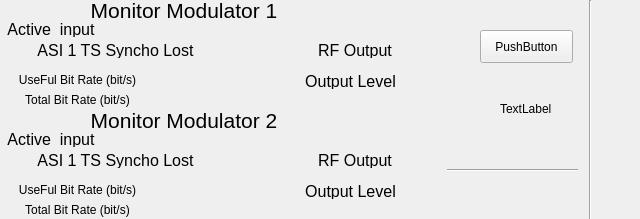
<?xml version="1.0" encoding="UTF-8"?>
<ui version="4.0">
 <class>ModulatorForm</class>
 <widget class="QWidget" name="ModulatorForm">
  <property name="geometry">
   <rect>
    <x>0</x>
    <y>0</y>
    <width>640</width>
    <height>219</height>
   </rect>
  </property>
  <property name="windowTitle">
   <string>Модулятор1</string>
  </property>
  <widget class="QWidget" name="horizontalLayoutWidget">
   <property name="geometry">
    <rect>
     <x>-1</x>
     <y>-1</y>
     <width>371</width>
     <height>22</height>
    </rect>
   </property>
   <layout class="QHBoxLayout" name="horizontalLayout">
    <item>
     <widget class="QLabel" name="labelMon1">
      <property name="maximumSize">
       <size>
        <width>220</width>
        <height>20</height>
       </size>
      </property>
      <property name="font">
       <font>
        <pointsize>16</pointsize>
       </font>
      </property>
      <property name="text">
       <string>Monitor Modulator 1</string>
      </property>
      <property name="alignment">
       <set>Qt::AlignCenter</set>
      </property>
     </widget>
    </item>
   </layout>
  </widget>
  <widget class="QWidget" name="horizontalLayoutWidget_2">
   <property name="geometry">
    <rect>
     <x>0</x>
     <y>0</y>
     <width>411</width>
     <height>111</height>
    </rect>
   </property>
   <layout class="QHBoxLayout" name="horizontalLayout_2"/>
  </widget>
  <widget class="QWidget" name="horizontalLayoutWidget_4">
   <property name="geometry">
    <rect>
     <x>0</x>
     <y>20</y>
     <width>102</width>
     <height>18</height>
    </rect>
   </property>
   <layout class="QHBoxLayout" name="horizontalLayout_4">
    <item>
     <widget class="QLabel" name="labelActive">
      <property name="sizePolicy">
       <sizepolicy hsizetype="Preferred" vsizetype="Preferred">
        <horstretch>0</horstretch>
        <verstretch>0</verstretch>
       </sizepolicy>
      </property>
      <property name="maximumSize">
       <size>
        <width>155</width>
        <height>16</height>
       </size>
      </property>
      <property name="sizeIncrement">
       <size>
        <width>0</width>
        <height>0</height>
       </size>
      </property>
      <property name="font">
       <font>
        <pointsize>12</pointsize>
       </font>
      </property>
      <property name="mouseTracking">
       <bool>false</bool>
      </property>
      <property name="layoutDirection">
       <enum>Qt::LeftToRight</enum>
      </property>
      <property name="text">
       <string>Active_input</string>
      </property>
      <property name="alignment">
       <set>Qt::AlignCenter</set>
      </property>
     </widget>
    </item>
   </layout>
  </widget>
  <widget class="QWidget" name="verticalLayoutWidget">
   <property name="geometry">
    <rect>
     <x>30</x>
     <y>40</y>
     <width>171</width>
     <height>21</height>
    </rect>
   </property>
   <layout class="QVBoxLayout" name="verticalLayout">
    <item>
     <widget class="QLabel" name="labelASI">
      <property name="sizePolicy">
       <sizepolicy hsizetype="Preferred" vsizetype="Preferred">
        <horstretch>0</horstretch>
        <verstretch>0</verstretch>
       </sizepolicy>
      </property>
      <property name="maximumSize">
       <size>
        <width>180</width>
        <height>16</height>
       </size>
      </property>
      <property name="sizeIncrement">
       <size>
        <width>0</width>
        <height>0</height>
       </size>
      </property>
      <property name="font">
       <font>
        <pointsize>12</pointsize>
       </font>
      </property>
      <property name="mouseTracking">
       <bool>false</bool>
      </property>
      <property name="layoutDirection">
       <enum>Qt::LeftToRight</enum>
      </property>
      <property name="text">
       <string>ASI 1 TS Syncho Lost</string>
      </property>
      <property name="alignment">
       <set>Qt::AlignCenter</set>
      </property>
     </widget>
    </item>
   </layout>
  </widget>
  <widget class="QWidget" name="verticalLayoutWidget_2">
   <property name="geometry">
    <rect>
     <x>300</x>
     <y>40</y>
     <width>110</width>
     <height>21</height>
    </rect>
   </property>
   <layout class="QVBoxLayout" name="verticalLayout_2">
    <item>
     <widget class="QLabel" name="labelRFout">
      <property name="sizePolicy">
       <sizepolicy hsizetype="Preferred" vsizetype="Preferred">
        <horstretch>0</horstretch>
        <verstretch>0</verstretch>
       </sizepolicy>
      </property>
      <property name="maximumSize">
       <size>
        <width>155</width>
        <height>16</height>
       </size>
      </property>
      <property name="sizeIncrement">
       <size>
        <width>0</width>
        <height>0</height>
       </size>
      </property>
      <property name="font">
       <font>
        <pointsize>12</pointsize>
       </font>
      </property>
      <property name="mouseTracking">
       <bool>false</bool>
      </property>
      <property name="layoutDirection">
       <enum>Qt::LeftToRight</enum>
      </property>
      <property name="text">
       <string>RF Output</string>
      </property>
      <property name="alignment">
       <set>Qt::AlignCenter</set>
      </property>
     </widget>
    </item>
   </layout>
  </widget>
  <widget class="QWidget" name="verticalLayoutWidget_3">
   <property name="geometry">
    <rect>
     <x>0</x>
     <y>90</y>
     <width>161</width>
     <height>21</height>
    </rect>
   </property>
   <layout class="QVBoxLayout" name="verticalLayout_3">
    <item>
     <widget class="QLabel" name="labelTotal">
      <property name="sizePolicy">
       <sizepolicy hsizetype="Preferred" vsizetype="Preferred">
        <horstretch>0</horstretch>
        <verstretch>0</verstretch>
       </sizepolicy>
      </property>
      <property name="maximumSize">
       <size>
        <width>155</width>
        <height>16</height>
       </size>
      </property>
      <property name="sizeIncrement">
       <size>
        <width>0</width>
        <height>0</height>
       </size>
      </property>
      <property name="mouseTracking">
       <bool>false</bool>
      </property>
      <property name="layoutDirection">
       <enum>Qt::LeftToRight</enum>
      </property>
      <property name="text">
       <string>Total Bit Rate (bit/s)</string>
      </property>
      <property name="alignment">
       <set>Qt::AlignCenter</set>
      </property>
     </widget>
    </item>
   </layout>
  </widget>
  <widget class="QWidget" name="verticalLayoutWidget_4">
   <property name="geometry">
    <rect>
     <x>0</x>
     <y>70</y>
     <width>161</width>
     <height>21</height>
    </rect>
   </property>
   <layout class="QVBoxLayout" name="verticalLayout_4">
    <item>
     <widget class="QLabel" name="labelUserF">
      <property name="sizePolicy">
       <sizepolicy hsizetype="Preferred" vsizetype="Preferred">
        <horstretch>0</horstretch>
        <verstretch>0</verstretch>
       </sizepolicy>
      </property>
      <property name="maximumSize">
       <size>
        <width>155</width>
        <height>16</height>
       </size>
      </property>
      <property name="sizeIncrement">
       <size>
        <width>0</width>
        <height>0</height>
       </size>
      </property>
      <property name="mouseTracking">
       <bool>false</bool>
      </property>
      <property name="layoutDirection">
       <enum>Qt::LeftToRight</enum>
      </property>
      <property name="text">
       <string>UseFul Bit Rate (bit/s)</string>
      </property>
      <property name="alignment">
       <set>Qt::AlignCenter</set>
      </property>
     </widget>
    </item>
   </layout>
  </widget>
  <widget class="QWidget" name="verticalLayoutWidget_5">
   <property name="geometry">
    <rect>
     <x>290</x>
     <y>71</y>
     <width>121</width>
     <height>21</height>
    </rect>
   </property>
   <layout class="QVBoxLayout" name="verticalLayout_5">
    <item>
     <widget class="QLabel" name="labelLevel">
      <property name="sizePolicy">
       <sizepolicy hsizetype="Preferred" vsizetype="Preferred">
        <horstretch>0</horstretch>
        <verstretch>0</verstretch>
       </sizepolicy>
      </property>
      <property name="maximumSize">
       <size>
        <width>155</width>
        <height>16</height>
       </size>
      </property>
      <property name="sizeIncrement">
       <size>
        <width>0</width>
        <height>0</height>
       </size>
      </property>
      <property name="font">
       <font>
        <pointsize>12</pointsize>
       </font>
      </property>
      <property name="mouseTracking">
       <bool>false</bool>
      </property>
      <property name="layoutDirection">
       <enum>Qt::LeftToRight</enum>
      </property>
      <property name="text">
       <string>Output Level</string>
      </property>
      <property name="alignment">
       <set>Qt::AlignCenter</set>
      </property>
     </widget>
    </item>
   </layout>
  </widget>
  <widget class="QWidget" name="verticalLayoutWidget_6">
   <property name="geometry">
    <rect>
     <x>160</x>
     <y>70</y>
     <width>101</width>
     <height>21</height>
    </rect>
   </property>
   <layout class="QVBoxLayout" name="verticalLayout_6"/>
  </widget>
  <widget class="QWidget" name="verticalLayoutWidget_7">
   <property name="geometry">
    <rect>
     <x>160</x>
     <y>90</y>
     <width>101</width>
     <height>21</height>
    </rect>
   </property>
   <layout class="QVBoxLayout" name="verticalLayout_7"/>
  </widget>
  <widget class="QWidget" name="verticalLayoutWidget_8">
   <property name="geometry">
    <rect>
     <x>300</x>
     <y>90</y>
     <width>101</width>
     <height>21</height>
    </rect>
   </property>
   <layout class="QVBoxLayout" name="verticalLayout_8"/>
  </widget>
  <widget class="QWidget" name="verticalLayoutWidget_9">
   <property name="geometry">
    <rect>
     <x>0</x>
     <y>200</y>
     <width>161</width>
     <height>21</height>
    </rect>
   </property>
   <layout class="QVBoxLayout" name="verticalLayout_9">
    <item>
     <widget class="QLabel" name="labelTotal_2">
      <property name="sizePolicy">
       <sizepolicy hsizetype="Preferred" vsizetype="Preferred">
        <horstretch>0</horstretch>
        <verstretch>0</verstretch>
       </sizepolicy>
      </property>
      <property name="maximumSize">
       <size>
        <width>155</width>
        <height>16</height>
       </size>
      </property>
      <property name="sizeIncrement">
       <size>
        <width>0</width>
        <height>0</height>
       </size>
      </property>
      <property name="mouseTracking">
       <bool>false</bool>
      </property>
      <property name="layoutDirection">
       <enum>Qt::LeftToRight</enum>
      </property>
      <property name="text">
       <string>Total Bit Rate (bit/s)</string>
      </property>
      <property name="alignment">
       <set>Qt::AlignCenter</set>
      </property>
     </widget>
    </item>
   </layout>
  </widget>
  <widget class="QWidget" name="verticalLayoutWidget_10">
   <property name="geometry">
    <rect>
     <x>300</x>
     <y>150</y>
     <width>110</width>
     <height>21</height>
    </rect>
   </property>
   <layout class="QVBoxLayout" name="verticalLayout_10">
    <item>
     <widget class="QLabel" name="labelRFout_2">
      <property name="sizePolicy">
       <sizepolicy hsizetype="Preferred" vsizetype="Preferred">
        <horstretch>0</horstretch>
        <verstretch>0</verstretch>
       </sizepolicy>
      </property>
      <property name="maximumSize">
       <size>
        <width>155</width>
        <height>16</height>
       </size>
      </property>
      <property name="sizeIncrement">
       <size>
        <width>0</width>
        <height>0</height>
       </size>
      </property>
      <property name="font">
       <font>
        <pointsize>12</pointsize>
       </font>
      </property>
      <property name="mouseTracking">
       <bool>false</bool>
      </property>
      <property name="layoutDirection">
       <enum>Qt::LeftToRight</enum>
      </property>
      <property name="text">
       <string>RF Output</string>
      </property>
      <property name="alignment">
       <set>Qt::AlignCenter</set>
      </property>
     </widget>
    </item>
   </layout>
  </widget>
  <widget class="QWidget" name="verticalLayoutWidget_11">
   <property name="geometry">
    <rect>
     <x>160</x>
     <y>200</y>
     <width>101</width>
     <height>21</height>
    </rect>
   </property>
   <layout class="QVBoxLayout" name="verticalLayout_11"/>
  </widget>
  <widget class="QWidget" name="verticalLayoutWidget_12">
   <property name="geometry">
    <rect>
     <x>290</x>
     <y>181</y>
     <width>121</width>
     <height>21</height>
    </rect>
   </property>
   <layout class="QVBoxLayout" name="verticalLayout_12">
    <item>
     <widget class="QLabel" name="labelLevel_2">
      <property name="sizePolicy">
       <sizepolicy hsizetype="Preferred" vsizetype="Preferred">
        <horstretch>0</horstretch>
        <verstretch>0</verstretch>
       </sizepolicy>
      </property>
      <property name="maximumSize">
       <size>
        <width>155</width>
        <height>16</height>
       </size>
      </property>
      <property name="sizeIncrement">
       <size>
        <width>0</width>
        <height>0</height>
       </size>
      </property>
      <property name="font">
       <font>
        <pointsize>12</pointsize>
       </font>
      </property>
      <property name="mouseTracking">
       <bool>false</bool>
      </property>
      <property name="layoutDirection">
       <enum>Qt::LeftToRight</enum>
      </property>
      <property name="text">
       <string>Output Level</string>
      </property>
      <property name="alignment">
       <set>Qt::AlignCenter</set>
      </property>
     </widget>
    </item>
   </layout>
  </widget>
  <widget class="QWidget" name="verticalLayoutWidget_13">
   <property name="geometry">
    <rect>
     <x>160</x>
     <y>180</y>
     <width>101</width>
     <height>21</height>
    </rect>
   </property>
   <layout class="QVBoxLayout" name="verticalLayout_13"/>
  </widget>
  <widget class="QWidget" name="verticalLayoutWidget_14">
   <property name="geometry">
    <rect>
     <x>30</x>
     <y>150</y>
     <width>171</width>
     <height>21</height>
    </rect>
   </property>
   <layout class="QVBoxLayout" name="verticalLayout_14">
    <item>
     <widget class="QLabel" name="labelASI_2">
      <property name="sizePolicy">
       <sizepolicy hsizetype="Preferred" vsizetype="Preferred">
        <horstretch>0</horstretch>
        <verstretch>0</verstretch>
       </sizepolicy>
      </property>
      <property name="maximumSize">
       <size>
        <width>180</width>
        <height>16</height>
       </size>
      </property>
      <property name="sizeIncrement">
       <size>
        <width>0</width>
        <height>0</height>
       </size>
      </property>
      <property name="font">
       <font>
        <pointsize>12</pointsize>
       </font>
      </property>
      <property name="mouseTracking">
       <bool>false</bool>
      </property>
      <property name="layoutDirection">
       <enum>Qt::LeftToRight</enum>
      </property>
      <property name="text">
       <string>ASI 1 TS Syncho Lost</string>
      </property>
      <property name="alignment">
       <set>Qt::AlignCenter</set>
      </property>
     </widget>
    </item>
   </layout>
  </widget>
  <widget class="QWidget" name="horizontalLayoutWidget_5">
   <property name="geometry">
    <rect>
     <x>0</x>
     <y>130</y>
     <width>102</width>
     <height>18</height>
    </rect>
   </property>
   <layout class="QHBoxLayout" name="horizontalLayout_5">
    <item>
     <widget class="QLabel" name="labelActive_2">
      <property name="sizePolicy">
       <sizepolicy hsizetype="Preferred" vsizetype="Preferred">
        <horstretch>0</horstretch>
        <verstretch>0</verstretch>
       </sizepolicy>
      </property>
      <property name="maximumSize">
       <size>
        <width>155</width>
        <height>16</height>
       </size>
      </property>
      <property name="sizeIncrement">
       <size>
        <width>0</width>
        <height>0</height>
       </size>
      </property>
      <property name="font">
       <font>
        <pointsize>12</pointsize>
       </font>
      </property>
      <property name="mouseTracking">
       <bool>false</bool>
      </property>
      <property name="layoutDirection">
       <enum>Qt::LeftToRight</enum>
      </property>
      <property name="text">
       <string>Active_input</string>
      </property>
      <property name="alignment">
       <set>Qt::AlignCenter</set>
      </property>
     </widget>
    </item>
   </layout>
  </widget>
  <widget class="QWidget" name="horizontalLayoutWidget_6">
   <property name="geometry">
    <rect>
     <x>-1</x>
     <y>109</y>
     <width>371</width>
     <height>22</height>
    </rect>
   </property>
   <layout class="QHBoxLayout" name="horizontalLayout_6">
    <item>
     <widget class="QLabel" name="labelMon2">
      <property name="maximumSize">
       <size>
        <width>220</width>
        <height>20</height>
       </size>
      </property>
      <property name="font">
       <font>
        <pointsize>16</pointsize>
       </font>
      </property>
      <property name="text">
       <string>Monitor Modulator 2</string>
      </property>
      <property name="alignment">
       <set>Qt::AlignCenter</set>
      </property>
     </widget>
    </item>
   </layout>
  </widget>
  <widget class="QWidget" name="verticalLayoutWidget_15">
   <property name="geometry">
    <rect>
     <x>0</x>
     <y>180</y>
     <width>161</width>
     <height>21</height>
    </rect>
   </property>
   <layout class="QVBoxLayout" name="verticalLayout_15">
    <item>
     <widget class="QLabel" name="labelUserF_2">
      <property name="sizePolicy">
       <sizepolicy hsizetype="Preferred" vsizetype="Preferred">
        <horstretch>0</horstretch>
        <verstretch>0</verstretch>
       </sizepolicy>
      </property>
      <property name="maximumSize">
       <size>
        <width>155</width>
        <height>16</height>
       </size>
      </property>
      <property name="sizeIncrement">
       <size>
        <width>0</width>
        <height>0</height>
       </size>
      </property>
      <property name="mouseTracking">
       <bool>false</bool>
      </property>
      <property name="layoutDirection">
       <enum>Qt::LeftToRight</enum>
      </property>
      <property name="text">
       <string>UseFul Bit Rate (bit/s)</string>
      </property>
      <property name="alignment">
       <set>Qt::AlignCenter</set>
      </property>
     </widget>
    </item>
   </layout>
  </widget>
  <widget class="QWidget" name="verticalLayoutWidget_16">
   <property name="geometry">
    <rect>
     <x>300</x>
     <y>200</y>
     <width>101</width>
     <height>21</height>
    </rect>
   </property>
   <layout class="QVBoxLayout" name="verticalLayout_16"/>
  </widget>
  <widget class="QWidget" name="horizontalLayoutWidget_7">
   <property name="geometry">
    <rect>
     <x>0</x>
     <y>110</y>
     <width>411</width>
     <height>111</height>
    </rect>
   </property>
   <layout class="QHBoxLayout" name="horizontalLayout_7"/>
  </widget>
  <widget class="QLabel" name="label">
   <property name="geometry">
    <rect>
     <x>500</x>
     <y>100</y>
     <width>64</width>
     <height>17</height>
    </rect>
   </property>
   <property name="text">
    <string>TextLabel</string>
   </property>
  </widget>
  <widget class="Line" name="line">
   <property name="geometry">
    <rect>
     <x>447</x>
     <y>160</y>
     <width>131</width>
     <height>20</height>
    </rect>
   </property>
   <property name="orientation">
    <enum>Qt::Horizontal</enum>
   </property>
  </widget>
  <widget class="Line" name="line_2">
   <property name="geometry">
    <rect>
     <x>580</x>
     <y>0</y>
     <width>20</width>
     <height>221</height>
    </rect>
   </property>
   <property name="orientation">
    <enum>Qt::Vertical</enum>
   </property>
  </widget>
  <widget class="QPushButton" name="pushButton">
   <property name="geometry">
    <rect>
     <x>480</x>
     <y>30</y>
     <width>93</width>
     <height>33</height>
    </rect>
   </property>
   <property name="text">
    <string>PushButton</string>
   </property>
  </widget>
 </widget>
 <resources/>
 <connections/>
</ui>
